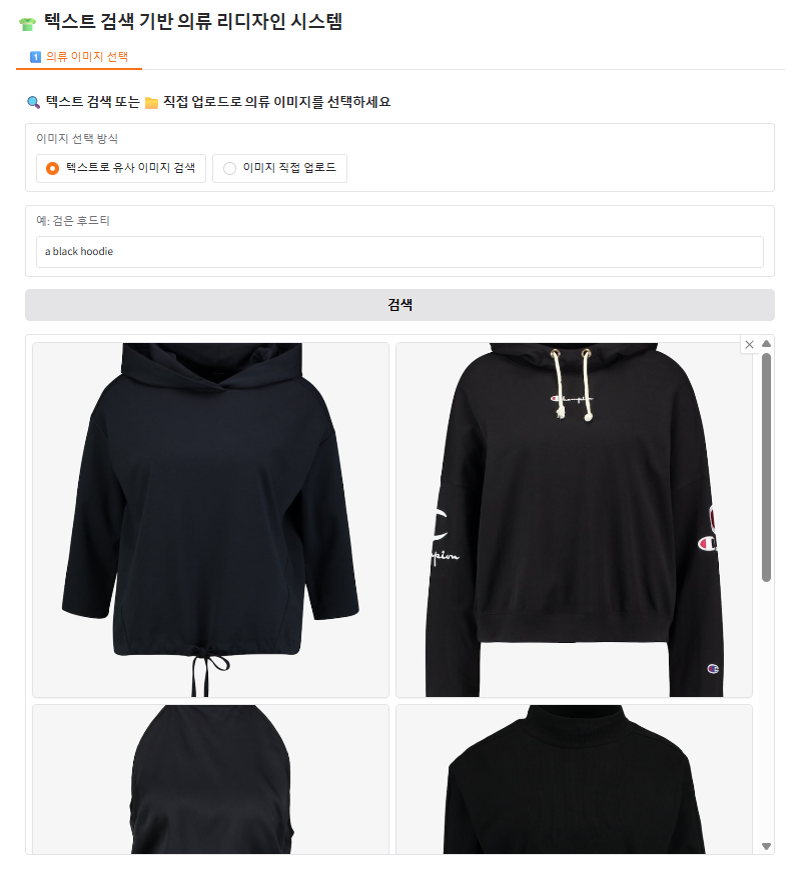
#> input picture image_asset/front_main.png, 810 x 872 px
$ python -i controlnet_preprocess.py   (imports and definitions only)
#> lines starting #> are read from the running program, lines starting #| are printed output that depends on the picture
#> further down, picture is the input picture: PIL image 810x872 RGBA; mean R, G, B, A 180.4, 180.5, 181.7, 255
# controlnet_preprocess.py
import cv2
import numpy as np
from PIL import Image

def get_canny_map(image: Image.Image) -> Image.Image:
    img = np.array(image.convert("RGB"))
    edges = cv2.Canny(img, 100, 200)
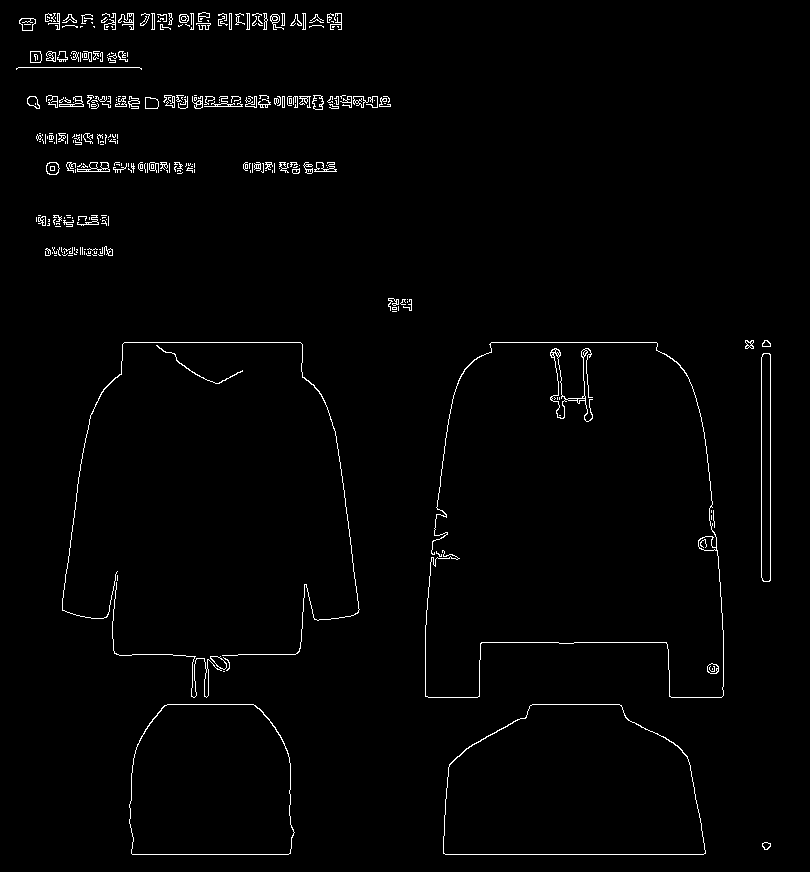
#> edges: shape (872, 810); 1.6% white in thin lines or dots
    edges = cv2.cvtColor(edges, cv2.COLOR_GRAY2RGB)
#> edges: shape (872, 810, 3); 1.6% white in thin lines or dots
    return Image.fromarray(edges)

>>> from PIL import Image
>>> picture = Image.open('../image_asset/front_main.png')
>>> result = get_canny_map(picture)
